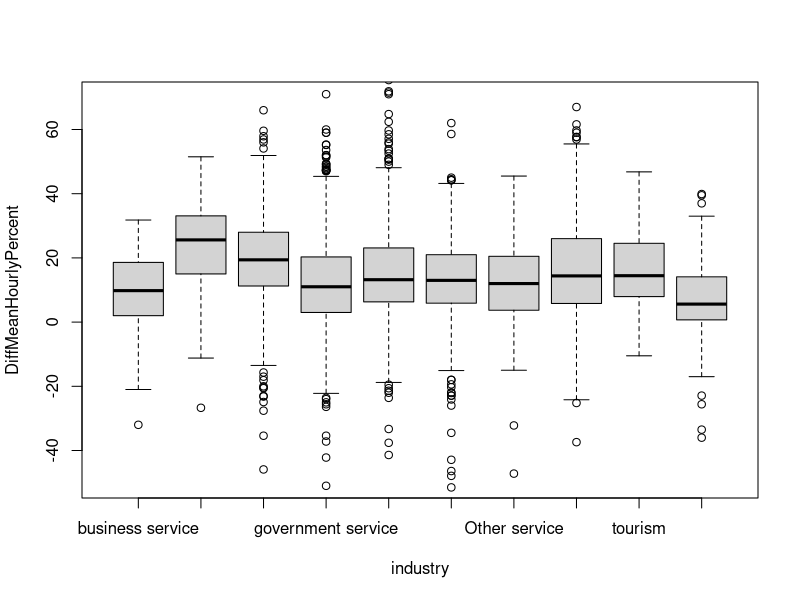

Reproduce this figure in R.
# Boxplots of mean hourly percent by (some) industries
gender = read.csv('gender-data.csv')
gender$sicShort = sapply(gender$SicCodes, function (s) substr(s, start = 1, stop = 2))
industryList = list("agriculture" = paste0(c("01","02","03","04","05")), 
                    "manufacturing" = paste0(c(10:12, 15:19, 24:33, 35:37, 39)),
                    "construction" = paste0(c(40:42, 44)),
                    "logistics" = paste0(45:47),
                    "utilities" = paste0(48:49),
                    "resale" = paste0(c(50:57, 59, 60:65, 69)),
                    "finance/realestate" = paste0(c(70:76)),
                    "business service" = paste0(c(77)),
                    "government service" = paste0(c(81:86)),
                    "tourism" = paste0(91:92),
                    "Other service" = paste0(96:99))

classifyInd = function(sic, indList) {
  out = NA
  for (ind in names(indList)) {
    indCodes = indList[[ind]]
    if (is.element(sic, indCodes)) {
      out = ind
    }
  }
  return(out)
}

gender$industry = sapply(gender$sicShort, function (x) classifyInd(x, industryList))
boxplot(DiffMeanHourlyPercent~industry, data = gender, ylim = c(-50,70))
